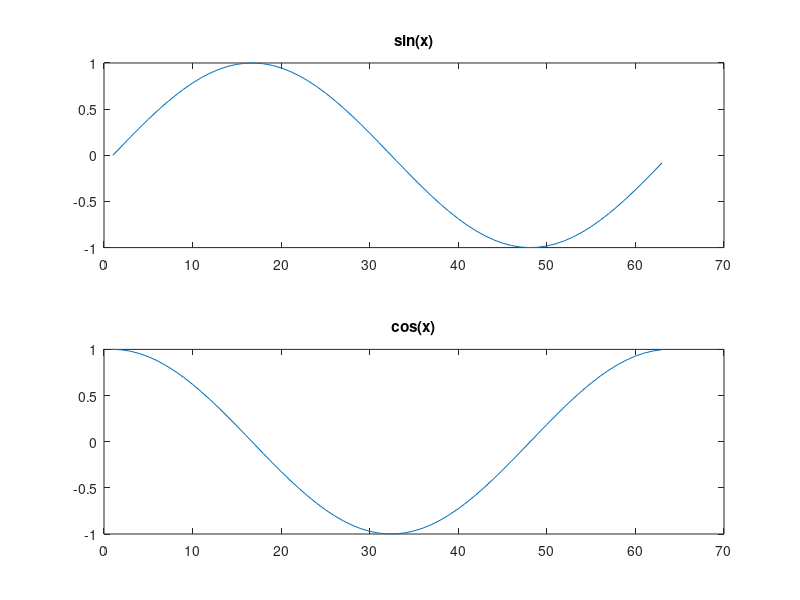

Here is the MATLAB script that generated this plot:
clear
close all;
figure1 =figure(1)
subplot11=subplot(2,1,1)
plot11=plot(sin(0:0.1:2*pi))
title('sin(x)')
subplot12=subplot(2,1,2)
plot12=plot(cos(0:0.1:2*pi))
title('cos(x)')
